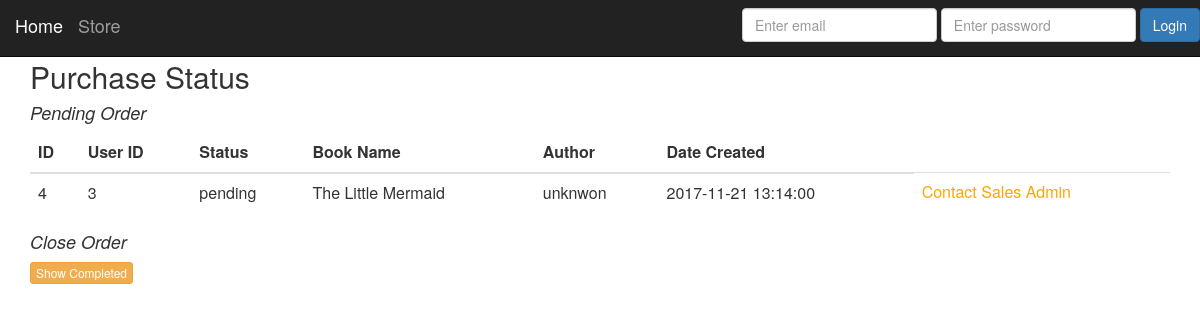
The app's page /customer_order.php with its own data.
### tables this page shows
CREATE TABLE `customer_order` (
  `id` int(11) NOT NULL,
  `product_id` int(11) NOT NULL,
  `user_id` int(50) NOT NULL,
  `status` varchar(100) NOT NULL DEFAULT 'pending',
  `date` timestamp NOT NULL DEFAULT CURRENT_TIMESTAMP,
  `complete_date` varchar(50) NOT NULL,
  `is_deleted` int(1) NOT NULL DEFAULT '0'
);

CREATE TABLE `products` (
  `id` int(11) NOT NULL,
  `product_name` varchar(1000) NOT NULL,
  `image_name` varchar(1000) NOT NULL,
  `product_price` int(100) NOT NULL DEFAULT '0',
  `status` varchar(100) NOT NULL DEFAULT 'In Stock',
  `unit` int(100) NOT NULL DEFAULT '0',
  `author` varchar(100) NOT NULL,
  `description` text NOT NULL,
  `is_deleted` int(1) NOT NULL DEFAULT '0'
);

### customer_order.php (the view, shortened to what this page needs)
<?php session_start();
require "connection.php";
$id = $_SESSION['user_id'];
$login_role = $_SESSION['login_role'];
if($login_role == "user")
{
$sql_pending_order = "SELECT customer_order.id,customer_order.product_id,customer_order.user_id,customer_order.status,customer_order.date,products.product_name,products.author FROM customer_order JOIN products on products.id = customer_order.product_id AND customer_order.user_id = $id WHERE customer_order.status='pending' AND customer_order.is_deleted = 0 ORDER BY customer_order.date ASC" ;
$sql_close_order = "SELECT customer_order.id,customer_order.product_id,customer_order.user_id,customer_order.status,customer_order.date,customer_order.complete_date,products.product_name,products.author FROM customer_order JOIN products on products.id = customer_order.product_id  AND customer_order.user_id = $id WHERE customer_order.status='close' AND customer_order.is_deleted = 0 ORDER BY customer_order.date ASC" ;
}
else
{
$sql_pending_order = "SELECT customer_order.id,customer_order.product_id,customer_order.user_id,customer_order.status,customer_order.date,products.product_name,products.author FROM customer_order JOIN products on products.id = customer_order.product_id WHERE customer_order.status='pending' AND customer_order.is_deleted = 0 ORDER BY customer_order.date ASC" ;
}
$result_pending_order = mysqli_query($conn,$sql_pending_order);
?>
<!DOCTYPE html>
<html lang="en">
<head>
  <link rel="stylesheet" href="https://maxcdn.bootstrapcdn.com/bootstrap/3.3.7/css/bootstrap.min.css">
</head>
<body>
	<?php include "navbar.php";?>
<br/><br/>
<div class="container">
  <h2>Purchase Status</h2>
   <h4><i>Pending Order</i></h4>
  <table class="table">
    <thead>
      <tr>
	   <th>ID</th>
		<th>User ID</th>
        <th>Status</th>
        <th>Book Name</th>
        <th>Author</th>
		<th>Date Created</th>
      </tr>
    </thead>
    <tbody>
	<?php while ($row = mysqli_fetch_assoc($result_pending_order)){   ?>
      <tr>
		<?php
		$product_id = $row['product_id'];
		$customer_order_id = $row['id'];
		?>
	   <td><?php echo $row['id']?></td>
	   <td><?php echo $row['user_id']?></td>
		<td><?php echo $row['status']?></td>
        <td><?php echo $row['product_name']?></td>
        <td><?php echo $row['author']?></td>
		 <td><?php echo $row['date']?></td>
		<td><a href="Contact_Sales.php?product_id=<?php echo $product_id?>&customer_order_id=<?php echo $customer_order_id?>&login_role=<?php echo $login_role?>"><font color="orange">Contact Sales Admin</font></a></td>
		</tr>
	   <?php }?>
    </tbody>
  </table>
   <h4><i>Close Order</i></h4>
    <button type="button" class="btn btn-warning btn-xs" data-toggle="collapse" data-target="#show_close_order">Show Completed</button>
</div>
</body>
</html>

### records on screen
customer_order: id "4", user "3", status "pending", product.product_name "The Little Mermaid", product.author "unknwon", date "2017-11-21 13:14:00"
